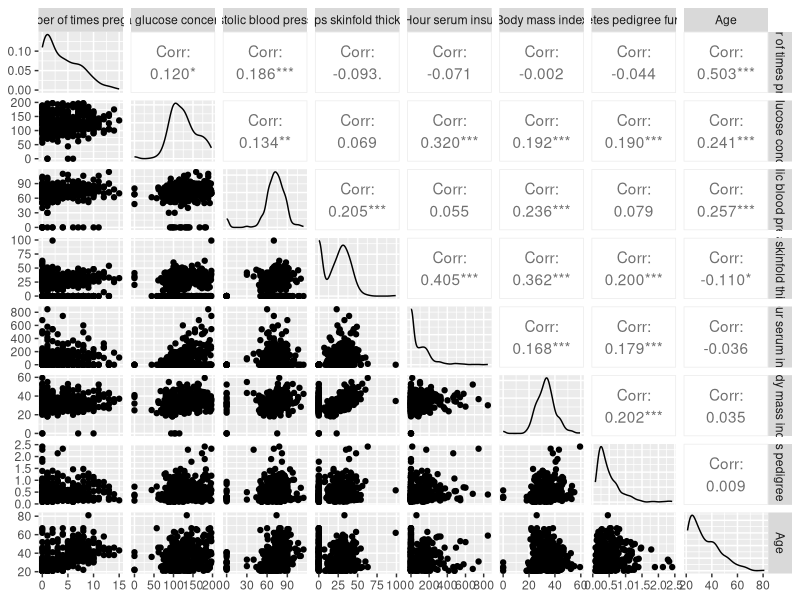
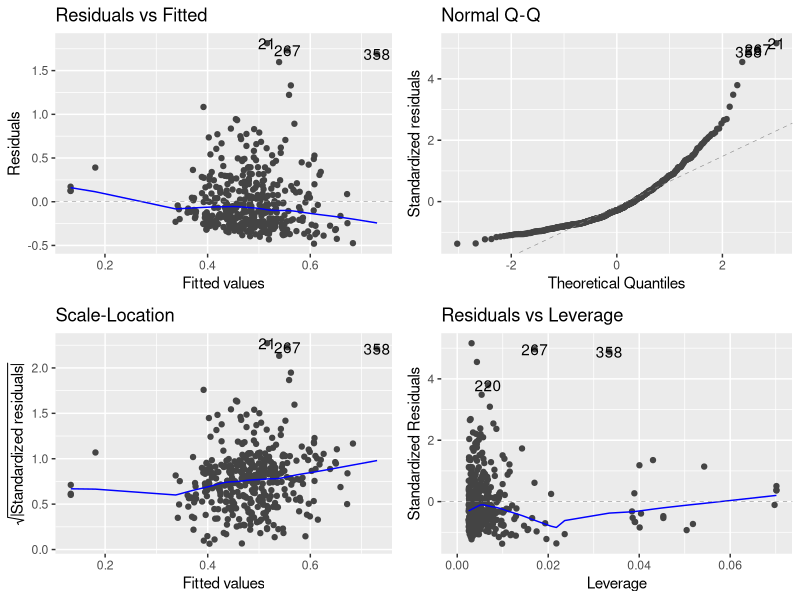
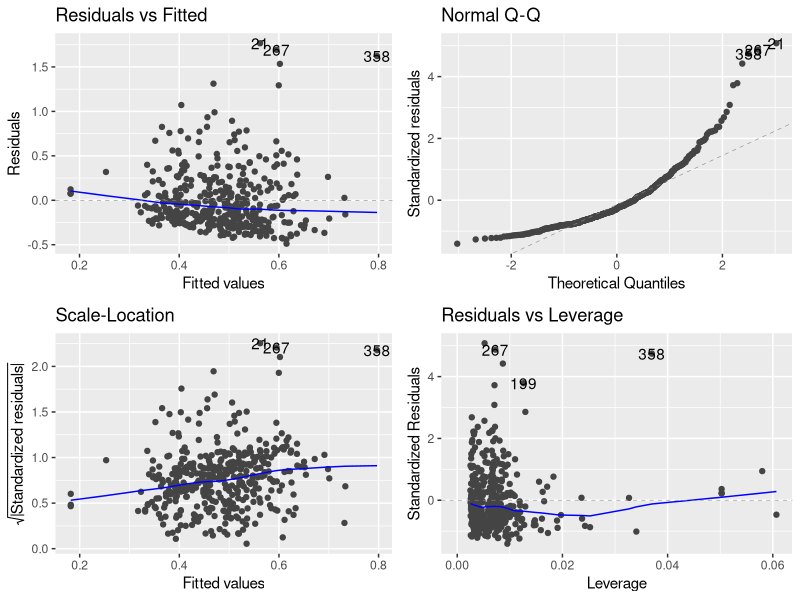
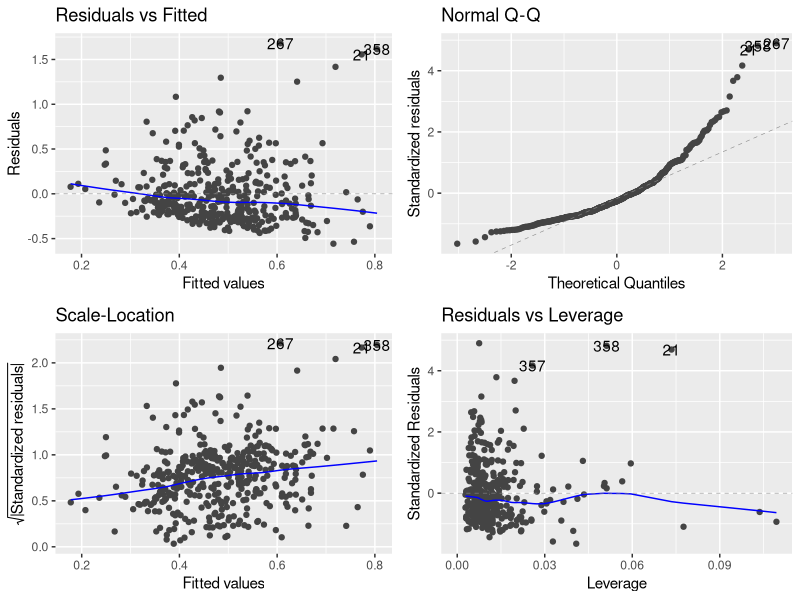

Generate these figures, in order, with R:
# R Studio

# 7144CEM Principles of Data Science

# The original dataset has 768 rows (500 ‘no diabetes’ and 268 ‘diabetes’).
# We have taken a subset of 200 ‘no diabetes’ cases and 200 ‘diabetes’ cases.
# 400 observations and 8 variables.

########################################################################
# INDIVIDUAL TASK -- Exploratory Data Analysis and  Linear Models (MLO2)
########################################################################


# Install the tidyverse package if not already installed
#install.packages("tidyverse”)
library(tidyverse)

########################################################
# Uncomment below code when extracting the data sample
########################################################

# Setting the seed to ‘733’
#set.seed(733)

# Read Pima Indians Diabetes Dataset as csv file
#data = read_csv('Pima_Indians_Diabetes_Dataset1.csv')
#View(data)

# To take stratified random sampling based on the 'Target' variable
#strata_sample = data %>% 
#  group_by(Target) %>% 
#  slice_sample(n=200) %>% 
#  ungroup()
#View(strata_sample)

# Save the obtained stratified sample
#write_csv(strata_sample, 'PI_Diabetes_Datasample.csv')

# Read PI_Diabetes_Datasample Dataset as csv file and convert to Tibble
strata_sample <- as_tibble(read_csv('PI_Diabetes_Datasample.csv'))

# Install the GGally package if not already installed
#install.packages("GGally")
library(GGally)

# Renaming the 'Target' variable to more understandable categories
strata_sample$Target <- ifelse(strata_sample$Target == 0, "No Diabetes", "Diabetes")
strata_sample$Target <- as_factor(strata_sample$Target)

###########Q No. 01#############

# Creating a scatterplot matrix to visualize relationships among variables
strataSample <- select(strata_sample, -Target)
ggpairs(strataSample)

# Fitting a linear regression model and summarizing its results
x <- strataSample$`Body mass index`
y <- strataSample$`Diabetes pedigree function`
lm_01 = lm(y~x)
summary(lm_01)
AIC(lm_01)


###########Q No. 02(a)#############

# [Add specific code or analysis for Question 02(a) if required]

###########Q No. 02(b)#############

# MODEL #1:

# Fitting a linear model with 'Diabetes pedigree function' as the response and 'Body mass index' and 'Diastolic blood pressure' as predictors
lm_02B_1 = lm(data = strataSample, `Diabetes pedigree function` ~ `Body mass index` + 
                `Diastolic blood pressure`)
summary(lm_02B_1)
AIC(lm_02B_1)

# Install the ggfortify package if not already installed
#install.packages("ggfortify")
library(ggfortify)

# Visualizing the model using ggfortify package
autoplot(lm_02B_1)

# MODEL #2:

# Fitting a linear model with 'Diabetes pedigree function' as the response and 'Body mass index' and 'Triceps skinfold thickness' as predictors
lm_02B_2 = lm(data = strataSample, `Diabetes pedigree function` ~ `Body mass index` +
                `Triceps skinfold thickness`)
summary(lm_02B_2)
AIC(lm_02B_2)

autoplot(lm_02B_2)

# MODEL #3:

# Fitting a linear model with 'Diabetes pedigree function' as the response and multiple predictors including 'Body mass index', 'Diastolic blood pressure', '2-Hour serum insulin', and 'Plasma glucose concentration'
lm_02B_3 = lm(data = strataSample, `Diabetes pedigree function` ~ `Body mass index` +
                `Triceps skinfold thickness` +
                `2-Hour serum insulin` +
                `Plasma glucose concentration`)
summary(lm_02B_3)
AIC(lm_02B_3)

autoplot(lm_02B_3)
